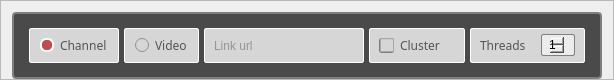
              <widget class="QFrame" name="scraping_setting_frame">
               <property name="minimumSize">
                <size>
                 <width>39</width>
                 <height>0</height>
                </size>
               </property>
               <property name="maximumSize">
                <size>
                 <width>16777215</width>
                 <height>80</height>
                </size>
               </property>
               <property name="styleSheet">
                <string notr="true"/>
               </property>
               <property name="frameShape">
                <enum>QFrame::StyledPanel</enum>
               </property>
               <property name="frameShadow">
                <enum>QFrame::Raised</enum>
               </property>
               <layout class="QHBoxLayout" name="horizontalLayout_29">
                <property name="bottomMargin">
                 <number>0</number>
                </property>
                <item>
                 <widget class="QFrame" name="border_scrap_setting">
                  <property name="minimumSize">
                   <size>
                    <width>0</width>
                    <height>67</height>
                   </size>
                  </property>
                  <property name="maximumSize">
                   <size>
                    <width>16777215</width>
                    <height>16777215</height>
                   </size>
                  </property>
                  <property name="styleSheet">
                   <string notr="true">background-color: #4A4A4A;
border:2px solid #7E7E7E;
border-radius:4px;</string>
                  </property>
                  <property name="frameShape">
                   <enum>QFrame::StyledPanel</enum>
                  </property>
                  <property name="frameShadow">
                   <enum>QFrame::Raised</enum>
                  </property>
                  <layout class="QVBoxLayout" name="verticalLayout_9">
                   <property name="spacing">
                    <number>0</number>
                   </property>
                   <property name="leftMargin">
                    <number>15</number>
                   </property>
                   <property name="topMargin">
                    <number>0</number>
                   </property>
                   <property name="rightMargin">
                    <number>15</number>
                   </property>
                   <property name="bottomMargin">
                    <number>0</number>
                   </property>
                   <item>
                    <widget class="QFrame" name="frame_13">
                     <property name="maximumSize">
                      <size>
                       <width>16777215</width>
                       <height>16777215</height>
                      </size>
                     </property>
                     <property name="font">
                      <font>
                       <pointsize>10</pointsize>
                      </font>
                     </property>
                     <property name="styleSheet">
                      <string notr="true">border:none;
background-color: qlineargradient(spread:reflect, x1:0, y1:0, x2:1, y2:1, stop:0 rgba(53, 59, 69, 0), stop:1 rgba(91, 99, 115, 0));</string>
                     </property>
                     <property name="frameShape">
                      <enum>QFrame::StyledPanel</enum>
                     </property>
                     <property name="frameShadow">
                      <enum>QFrame::Raised</enum>
                     </property>
                     <layout class="QHBoxLayout" name="horizontalLayout_12" stretch="0,2,0,0,0">
                      <property name="spacing">
                       <number>5</number>
                      </property>
                      <property name="leftMargin">
                       <number>0</number>
                      </property>
                      <property name="topMargin">
                       <number>0</number>
                      </property>
                      <property name="rightMargin">
                       <number>0</number>
                      </property>
                      <property name="bottomMargin">
                       <number>0</number>
                      </property>
                      <item>
                       <widget class="QRadioButton" name="channel_radioBtn">
                        <property name="minimumSize">
                         <size>
                          <width>0</width>
                          <height>35</height>
                         </size>
                        </property>
                        <property name="maximumSize">
                         <size>
                          <width>100</width>
                          <height>35</height>
                         </size>
                        </property>
                        <property name="font">
                         <font>
                          <family>Segoe UI Semibold</family>
                          <pointsize>9</pointsize>
                          <weight>50</weight>
                          <bold>false</bold>
                         </font>
                        </property>
                        <property name="styleSheet">
                         <string notr="true">
QRadioButton{background-color:  rgb(214, 214, 214);
color: #545454;
border: 1px solid  #ffffff;
border-radius:2px;
padding:10px;
}

QRadioButton::hover{
background-color:  rgb(210, 210, 210);}


QRadioButton::indicator:checked {
    background-color: rgb(195, 75, 75);
    border:                 2px solid white;
	border-radius:6px;
}</string>
                        </property>
                        <property name="text">
                         <string>Channel</string>
                        </property>
                        <property name="checked">
                         <bool>true</bool>
                        </property>
                       </widget>
                      </item>
                      <item>
                       <widget class="QRadioButton" name="video_radioBtn">
                        <property name="minimumSize">
                         <size>
                          <width>0</width>
                          <height>35</height>
                         </size>
                        </property>
                        <property name="maximumSize">
                         <size>
                          <width>100</width>
                          <height>35</height>
                         </size>
                        </property>
                        <property name="font">
                         <font>
                          <family>Segoe UI Semibold</family>
                          <pointsize>9</pointsize>
                          <weight>50</weight>
                          <bold>false</bold>
                         </font>
                        </property>
                        <property name="styleSheet">
                         <string notr="true">
QRadioButton{background-color:  rgb(214, 214, 214);
color: #545454;
border: 1px solid  #ffffff;
border-radius:2px;
padding:10px;
}

QRadioButton::hover{
background-color:  rgb(210, 210, 210);
}

QRadioButton::indicator:checked {
    background-color: rgb(195, 75, 75);
    border:                 2px solid white;
	border-radius:6px;
}

</string>
                        </property>
                        <property name="text">
                         <string>Video</string>
                        </property>
                       </widget>
                      </item>
                      <item>
                       <widget class="QLineEdit" name="url_Input">
                        <property name="minimumSize">
                         <size>
                          <width>160</width>
                          <height>35</height>
                         </size>
                        </property>
                        <property name="maximumSize">
                         <size>
                          <width>16777215</width>
                          <height>35</height>
                         </size>
                        </property>
                        <property name="font">
                         <font>
                          <family>Segoe UI</family>
                          <pointsize>9</pointsize>
                          <weight>50</weight>
                          <bold>false</bold>
                         </font>
                        </property>
                        <property name="cursor">
                         <cursorShape>IBeamCursor</cursorShape>
                        </property>
                        <property name="styleSheet">
                         <string notr="true">QLineEdit{
background-color:  rgb(214, 214, 214);
color: #545454;
border: 1px solid  #ffffff;
border-radius:2px;
padding-left:7px;
}

QLineEdit::hover{background-color:  rgb(210, 210, 210);}

QLineEdit::focus{
	border:1px solid  rgb(121,121, 121);
}</string>
                        </property>
                        <property name="placeholderText">
                         <string>Link url</string>
                        </property>
                       </widget>
                      </item>
                      <item>
                       <widget class="QFrame" name="frame_18">
                        <property name="minimumSize">
                         <size>
                          <width>0</width>
                          <height>35</height>
                         </size>
                        </property>
                        <property name="maximumSize">
                         <size>
                          <width>115</width>
                          <height>35</height>
                         </size>
                        </property>
                        <property name="styleSheet">
                         <string notr="true">background-color:   rgb(214, 214, 214);
border: 1px solid  #ffffff;
border-radius:2px;
</string>
                        </property>
                        <property name="frameShape">
                         <enum>QFrame::StyledPanel</enum>
                        </property>
                        <property name="frameShadow">
                         <enum>QFrame::Raised</enum>
                        </property>
                        <layout class="QHBoxLayout" name="horizontalLayout_17" stretch="1,3">
                         <property name="topMargin">
                          <number>5</number>
                         </property>
                         <property name="bottomMargin">
                          <number>5</number>
                         </property>
                         <item>
                          <widget class="QCheckBox" name="cluster_checkBox">
                           <property name="minimumSize">
                            <size>
                             <width>15</width>
                             <height>15</height>
                            </size>
                           </property>
                           <property name="maximumSize">
                            <size>
                             <width>15</width>
                             <height>15</height>
                            </size>
                           </property>
                           <property name="cursor">
                            <cursorShape>PointingHandCursor</cursorShape>
                           </property>
                           <property name="styleSheet">
                            <string notr="true">QCheckBox{
	border:none;	
	margin-right:0px;
	border:1px solid gray;
}



QCheckBox::indicator:checked {
    background-color: rgb(195, 75, 75);
    border:                 2px solid white;
}
</string>
                           </property>
                           <property name="text">
                            <string/>
                           </property>
                          </widget>
                         </item>
                         <item>
                          <widget class="QLabel" name="label_3">
                           <property name="enabled">
                            <bool>true</bool>
                           </property>
                           <property name="minimumSize">
                            <size>
                             <width>55</width>
                             <height>0</height>
                            </size>
                           </property>
                           <property name="font">
                            <font>
                             <family>Segoe UI Semibold</family>
                             <pointsize>9</pointsize>
                             <weight>50</weight>
                             <bold>false</bold>
                            </font>
                           </property>
                           <property name="styleSheet">
                            <string notr="true">color: #545454;
border:none;
</string>
                           </property>
                           <property name="text">
                            <string>Cluster</string>
                           </property>
                          </widget>
                         </item>
                        </layout>
                       </widget>
                      </item>
                      <item>
                       <widget class="QFrame" name="frame_17">
                        <property name="minimumSize">
                         <size>
                          <width>0</width>
                          <height>35</height>
                         </size>
                        </property>
                        <property name="maximumSize">
                         <size>
                          <width>115</width>
                          <height>35</height>
                         </size>
                        </property>
                        <property name="styleSheet">
                         <string notr="true">background-color:   rgb(214, 214, 214);
border: 1px solid  #ffffff;
border-radius:2px;
</string>
                        </property>
                        <property name="frameShape">
                         <enum>QFrame::StyledPanel</enum>
                        </property>
                        <property name="frameShadow">
                         <enum>QFrame::Raised</enum>
                        </property>
                        <layout class="QHBoxLayout" name="horizontalLayout_16" stretch="0,1">
                         <property name="topMargin">
                          <number>5</number>
                         </property>
                         <property name="bottomMargin">
                          <number>5</number>
                         </property>
                         <item>
                          <widget class="QLabel" name="label_2">
                           <property name="minimumSize">
                            <size>
                             <width>65</width>
                             <height>0</height>
                            </size>
                           </property>
                           <property name="maximumSize">
                            <size>
                             <width>16777215</width>
                             <height>16777215</height>
                            </size>
                           </property>
                           <property name="font">
                            <font>
                             <family>Segoe UI Semibold</family>
                             <pointsize>9</pointsize>
                             <weight>50</weight>
                             <bold>false</bold>
                            </font>
                           </property>
                           <property name="styleSheet">
                            <string notr="true">color: #545454;
border:none;
</string>
                           </property>
                           <property name="text">
                            <string>Threads</string>
                           </property>
                          </widget>
                         </item>
                         <item>
                          <widget class="QSpinBox" name="threads_spinBox">
                           <property name="maximumSize">
                            <size>
                             <width>16777215</width>
                             <height>22</height>
                            </size>
                           </property>
                           <property name="cursor">
                            <cursorShape>PointingHandCursor</cursorShape>
                           </property>
                           <property name="styleSheet">
                            <string notr="true">QSpinBox{
		background-color: #ececec; 
		margin-left:10px;

		width:25px;
		height:18px;
		padding-left:5px;
		border:1px solid gray
		}

QSpinBox::down-button  {
	background-color: rgb(105, 105, 105);	
		image: url(:/16x16/icons/16x16/cil-arrow-bottom.png);
		width:15px;
		height:10px;
		}

QSpinBox::up-button  {
	background-color: rgb(105, 105, 105);	
		image: url(:/16x16/icons/16x16/cil-arrow-top.png);
		width:15px;
		height:10px;
		}
QSpinBox::focus{
	border:1px solid  rgb(121,121, 121);
}

QSpinBox::up-arrow:hover { 	
		background-color: rgb(21,21,21);	
		image: url(:/16x16/icons/16x16/cil-arrow-top.png);
		width:15px;
		height:10px;
		}


QSpinBox::down-arrow:hover { 
		background-color: rgb(75, 75, 75);
		image: url(:/16x16/icons/16x16/cil-arrow-bottom.png);
		width:15px;
		height:10px;
		}

QSpinBox::up-arrow::pressed{
		background-color: rgb(71, 71, 71);
		image: url(:/16x16/icons/16x16/cil-arrow-top.png);
		width:15px;
		height:10px;
		}

QSpinBox::down-arrow::pressed{
		background-color: rgb(71, 71, 71);
		image: url(:/16x16/icons/16x16/cil-arrow-bottom.png);
		width:15px;
		height:10px;
		}

</string>
                           </property>
                           <property name="minimum">
                            <number>1</number>
                           </property>
                           <property name="maximum">
                            <number>8</number>
                           </property>
                          </widget>
                         </item>
                        </layout>
                       </widget>
                      </item>
                     </layout>
                    </widget>
                   </item>
                  </layout>
                 </widget>
                </item>
               </layout>
              </widget>
